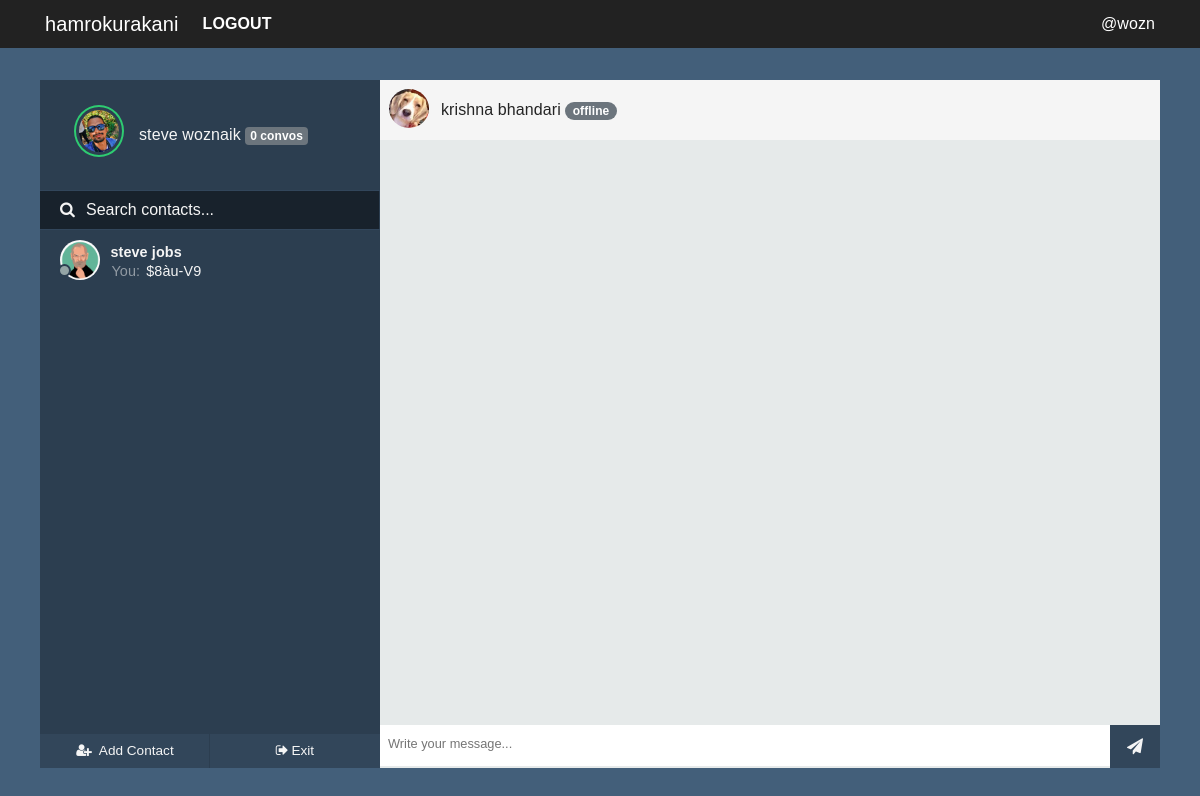
The page /chatwith/bale (signed in) on the database as committed earlier.
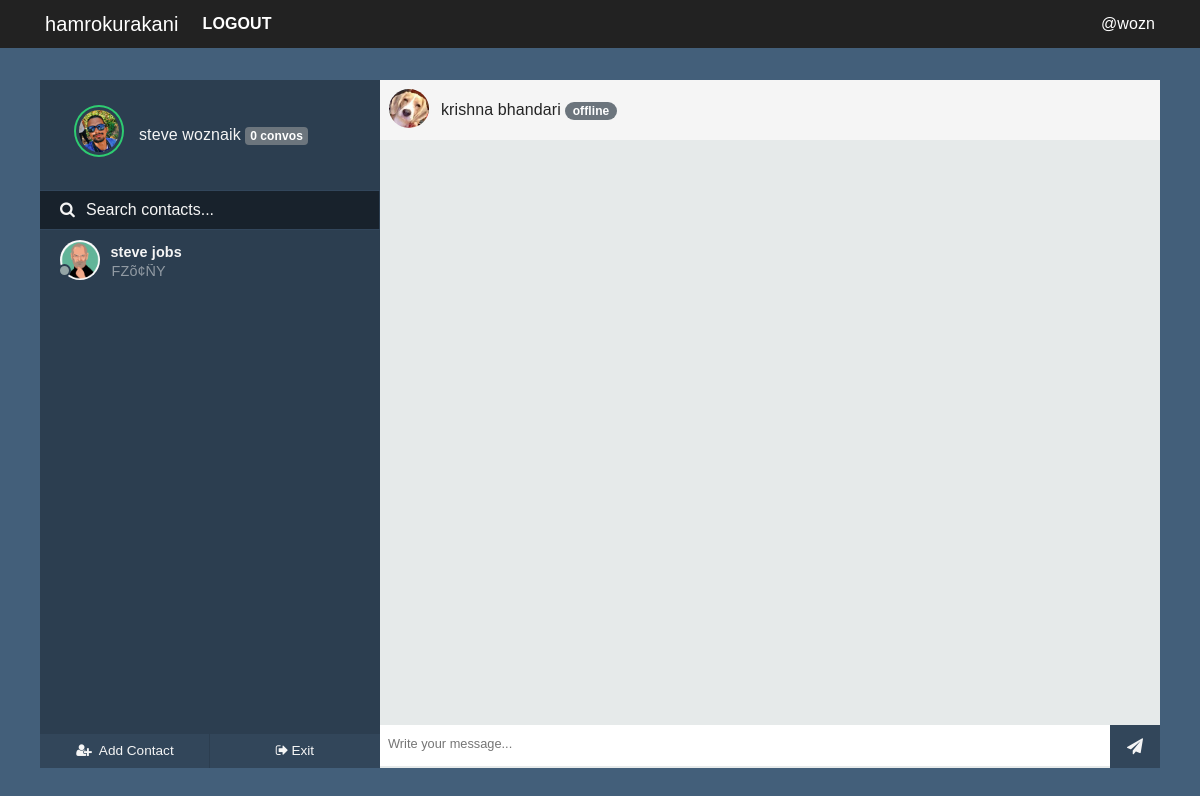
The same page on the database as committed later.
### hamrokurakani/models.py (models this page shows, shortened)
class User(UserMixin, db.Model):
    id = db.Column(db.Integer, primary_key=True)
    fullname = db.Column(db.String(20), unique=True, nullable=False)
    username = db.Column(db.String(15), unique=True, nullable=False)
    email = db.Column(db.String(120), unique=True, nullable=False)
    password = db.Column(db.String(60), nullable=False)
    image_file = db.Column(db.String(20), nullable=False, default='default.jpg')
    joined = db.Column(db.DateTime, nullable=False, default=datetime.now)
    messages_sent = db.relationship('Message', foreign_keys='Message.sender_id', backref='author', lazy='dynamic')
    messages_received = db.relationship('Message', foreign_keys='Message.recipient_id', backref='recipient', lazy='dynamic')
    last_seen = db.Column(db.DateTime, default=datetime.now)
    last_message_read_time = db.Column(db.DateTime, default=datetime.now)

class Message(db.Model):
    id = db.Column(db.Integer, primary_key=True)
    message = db.Column(db.String(140), index=True)
    sender_id = db.Column(db.Integer, db.ForeignKey('user.id'))
    recipient_id = db.Column(db.Integer, db.ForeignKey('user.id'))
    timestamp = db.Column(db.DateTime, index=True, default=datetime.now)
    is_seen = db.Column(db.Boolean, default=False)

### hamrokurakani/chat/routes.py (the view)
@chyat.route('/chatwith/<string:user>')
@login_required
def chatwith(user):
    getuser = User.query.filter_by(username=user).first_or_404()
    messages = []
    session['receiver_id'] = getuser.id
    session['room'] = int(getuser.id) * int(current_user.id)
    my_messages = Message.query.filter_by(recipient_id=current_user.id)
    messengers = [message.author.id for message in my_messages]
    senders = [User.query.get(sender) for sender in set(messengers)]
    msgs_received = list(Message.query.filter_by(
        recipient_id=current_user.id, sender_id=getuser.id).all())
    msgs_sent = list(Message.query.filter_by(
        recipient_id=getuser.id, sender_id=current_user.id).all())
    messages = msgs_received + msgs_sent
    messages.sort(key=lambda order_by: order_by.timestamp)
    current_user.last_message_read_time = datetime.now()
    for message in msgs_received:
        message.is_seen = True
    db.session.commit()
    return render_template('chat/chatter.html', getuser=getuser, senders=senders, messages=messages)

### hamrokurakani/admin/routes.py (called while the page is built)
@login_manager.user_loader
def load_user(user_id):
    return User.query.get(user_id)

### hamrokurakani/core/filters.py (called while the page is built)
@core.app_template_filter('isactive')
def is_active(lastmessagereadtime):
    currenttime = datetime.now()
    lastread = lastmessagereadtime
    diff = abs(currenttime-lastread)
    second_diff = diff.seconds
    day_diff = diff.days
    if day_diff <= 0 and second_diff < 60:
        message = "active now"
        return message
    elif day_diff <= 0 and second_diff < 3600:
        m = int(second_diff / 60)
        if m == 1:
            message = "active 1m ago"
            return message
        elif m <= 10:
            message = "active " + str(m) + "m ago"
            return message
        else:
            message = "offline"
            return message
    else:
        message = "offline"
        return message

### hamrokurakani/templates/chat/chatter.html (shortened to what this page needs)
{% extends "chat/nav.html" %}
{% block content %}
<div id="frame">
    <div id="sidepanel">
        <div id="profile">
            <div class="wrap">
                <img id="profile-img" src="{{ url_for('static', filename='profilepics/' + current_user.image_file) }}"
                    class="online" />
                <p>{{ current_user.fullname }} <span><small class="badge badge-secondary">
                            <b> {{ getuser | countmessages }} </b></small></span> </p>
            </div>
        </div>
        <div id="search">
            <label for=""><i class="fa fa-search" aria-hidden="true"></i></label>
            <input type="text" placeholder="Search contacts..." />
        </div>
        <div id="contacts">
            <ul>
                {% for sender in senders %}
                {% if sender != current_user %}
                {% if sender == getuser %}
                <li class="contact active">
                    {% else %}
                <li class="contact">
                    {% endif %}
                    <a class="noblue" href="{{ url_for('chat.chatwith', user=sender.username) }}">
                        <div class="wrap">
                            {% if sender != getuser and sender.last_message_read_time | isactive == 'offline' %}
                            <span class="contact-status"></span>
                            {% elif sender != getuser and sender.last_message_read_time | isactive != 'offline' %}
                            <span class="contact-status online"></span>
                            {% endif %}
                            <img src="{{ url_for('static', filename='profilepics/' + sender.image_file) }}" />
                            <div class="meta">
                                <p class="name">{{ sender.fullname }}</p>
                                {% if sender | lastmessageauthor == current_user %}
                                <p class="preview"><span>You: </span> {{ sender | lastmessage }}</p>
                                {% else %}
                                <p class="preview"><span>{{ sender | lastmessage }} </span></p>
                                {% endif %}
                            </div>
                        </div>
                    </a>
                </li>
                {% endif %}
                {% endfor %}
            </ul>
        </div>
        <div id="bottom-bar">
            <button id="addcontact">
                <ul>
                    <li>
                        <a href="#PeopleToMessage" data-toggle="modal" data-target="#PeopleToMessage" class="noblue">
                            <i class="fa fa-user-plus fa-fw" aria-hidden="true"></i> <span>Add Contact</span></a></li>
                </ul>
            </button>
            <button id="settings">
                <ul>
                    <li class="disconnect"><a href="{{ url_for('chat.home') }}" class="noblue">
                            <i class="fa fa-sign-out" aria-hidden="true"></i><span>Exit</span></a></li>
                </ul>
            </button>
        </div>
    </div>
    <div class="content">
        <div class="contact-profile">
            <img src="{{ url_for('static', filename='profilepics/' + getuser.image_file) }}" />
            <p>{{getuser.fullname}}
                {% if getuser.last_message_read_time | isactive == 'offline' %}
                <small class="badge badge-pill badge-secondary"><b> {{ getuser.last_message_read_time | isactive }}
                    </b></small></p>
            {% else %}
            <small class="badge badge-pill badge-success"><b> {{ getuser.last_message_read_time | isactive }}
                </b></small></p>
            {% endif %}
        </div>
        <div class="messages">
        </div>
        <div class="message-input">
            <div class="wrap">
                <input type="text" id="message" placeholder="Write your message..." />
                <button id="sendmessage"><i class="fa fa-paper-plane" aria-hidden="true"></i></button>
            </div>
        </div>
    </div>
</div>
{% endblock content %}

Rows that differ between the two databases and show on the page:
changed User "steve jobs": message "$8àu- V9" → "F\u0017Zõ¢ÑY"
